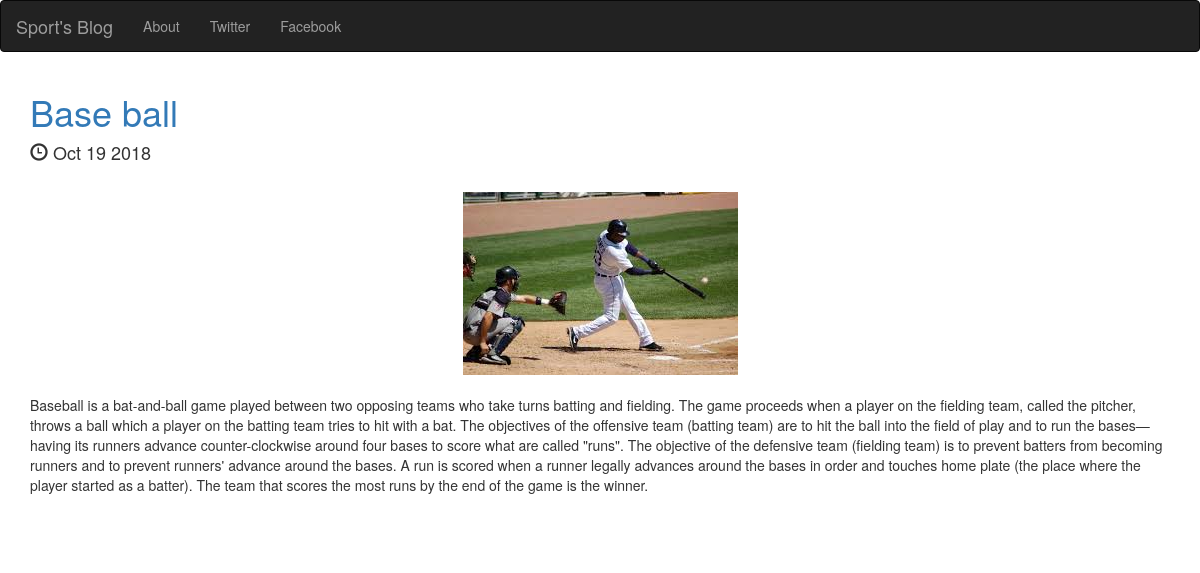
Screenshot of /posts/5/ with the database file from the repository.
### posts/models.py (models this page shows, shortened)
class Post(models.Model):
    title = models.CharField(max_length = 250)
    pub_date = models.DateTimeField()
    image = models.ImageField(upload_to = 'media/')
    body = models.TextField()
    def pub_date_pretty(self):
        return self.pub_date.strftime("%b %d %Y")

### posts/views.py (the view)
# urls.py: url(r'^posts/(?P<post_id>[0-9]+)/$',posts.views.post_details,name='posts_details'),
def post_details(request,post_id):
    post = get_object_or_404(Post,pk=post_id)
    return render(request,"posts/posts_details.html",{"post":post})

### posts/templates/posts/posts_details.html (shortened to what this page needs)
<!DOCTYPE html>
<html lang="en">
  <head>
    <link rel="stylesheet" href="https://maxcdn.bootstrapcdn.com/bootstrap/3.3.7/css/bootstrap.min.css">
  </head>
  <body>
    <nav class="navbar navbar-inverse">
        <div class="navbar-header">
          <a class="navbar-brand" href="{% url 'home' %}">Sport's Blog</a>
        </div>
        <div class="collapse navbar-collapse" id="mynav">
          <ul class="nav navbar-nav">
            <li><a href="{% url 'about' %}">About</a></li>
            <li><a href="https://twitter.com/login?lang=en">Twitter</a></li>
            <li><a href="http://www.Facebook.com">Facebook</a></li>
          </ul>
        </div>
    </nav>
    <div class="container">
      <a href="{% url 'posts_details' post.id %}"><h1>{{post.title}}</h1></a>
      <h4><span class="glyphicon glyphicon-time" aria-hidden="true"></span> {{post.pub_date_pretty}}</h4>
      <br />
      <img src= "{{post.image.url}}" class="imr-responsive  center-block" style="max-height:300px;" />
      <br />
      <p>{{post.body}}</p>
      <br />
      <br />
      </div>
  </body>
</html>

### rows the page displays
Post: title "Base ball", pub_date_pretty "Oct 19 2018", image (picture), body "Baseball is a bat-and-ball game played between two opposing teams who take turns batting and fielding. The game proceeds when a player on the fielding team, called the pitcher, throws a ball which a player on the batting team tries to hit with a bat. The objectives of the offensive team (batting team) are to hit the ball into the field of play and to run the bases—having its runners advance counter-clockwise around four bases to score what are called \"runs\". The objective of the defensive team (fielding team) is to prevent batters from becoming runners and to prevent runners' advance around the bases. A run is scored when a runner legally advances around the bases in order and touches home…"
